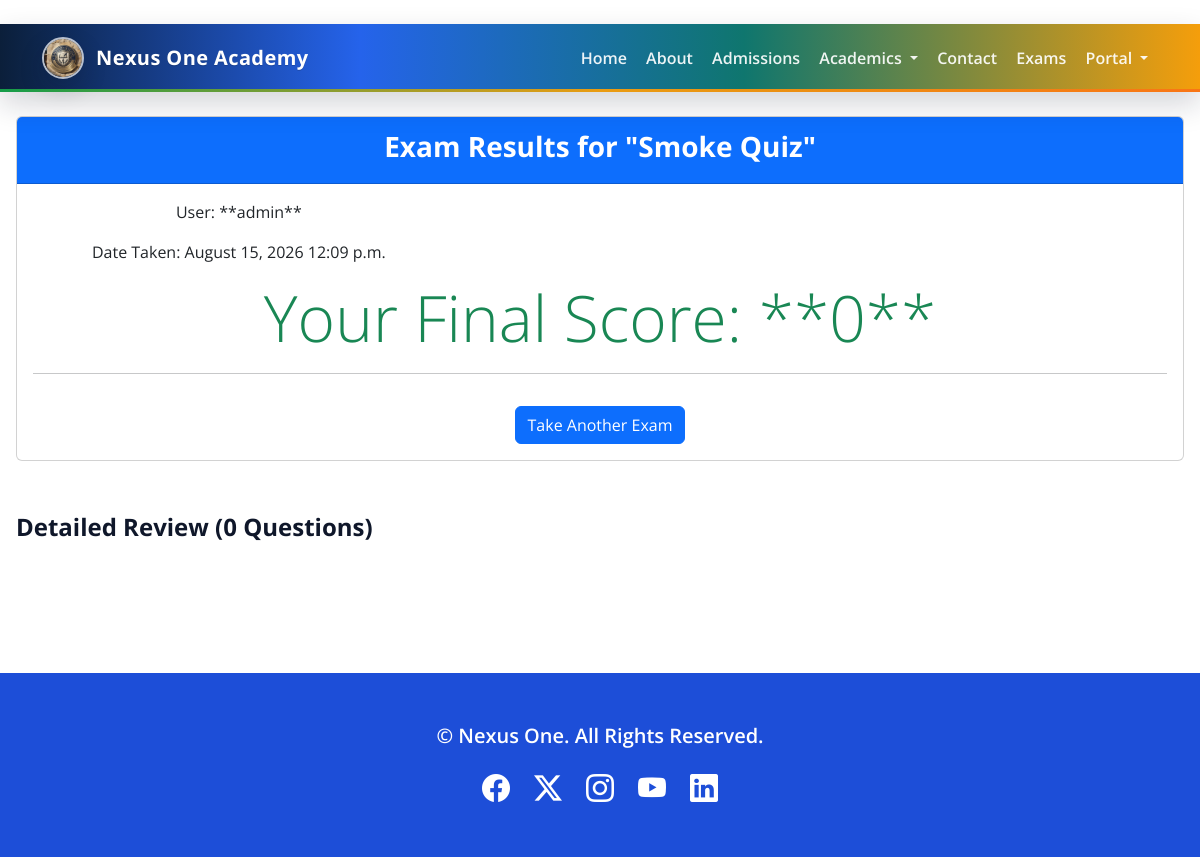
Page /exams/result/1/ (signed in) on the committed database.
### exams/models.py (models this page shows, shortened)
class Result(models.Model):
    user = models.ForeignKey(settings.AUTH_USER_MODEL, on_delete=models.CASCADE)
    quiz = models.ForeignKey(Quiz, on_delete=models.CASCADE)
    score = models.IntegerField(default=0)
    timed_out = models.BooleanField(default=False)
    date_taken = models.DateTimeField(auto_now_add=True)

class Quiz(models.Model):
    title = models.CharField(max_length=200)
    duration = models.IntegerField(null=True, blank=True, help_text='Duration in minutes. Null for no limit.')
    class Meta:
        verbose_name_plural = "Quizzes"

### accounts/models.py (models this page shows, shortened)
class User(AbstractUser):
    class Roles(models.TextChoices):
        ADMIN = 'ADMIN', 'Admin/Staff'
        TEACHER = 'TEACHER', 'Teacher'
        STUDENT = 'STUDENT', 'Student'
        PARENT = 'PARENT', 'Parent'
    role = models.CharField(
        max_length=10,
        choices=Roles.choices,
        default=Roles.STUDENT,
    )
    email = models.EmailField(unique=True)
    REQUIRED_FIELDS = ['email']

### exams/views.py (the view)
# urls.py: path('result/<int:result_id>/', views.quiz_result, name='quiz_result'),
@login_required
def quiz_result(request, result_id):
    result = get_object_or_404(Result, id=result_id, user=request.user)
    context = {
        'result': result,
        'user_answers': result.answers.all().select_related('question', 'selected_option')
    }
    return render(request, 'exams/quiz_result.html', context)

### accounts/context_processors.py (called while the page is built)
def permissions(request):
    user = getattr(request, 'user', None)
    if user is None or not user.is_authenticated:
        return {'can_manage_school_operations': False, 'user_group': None}
    return {
        'can_manage_school_operations': can_manage_school_operations(user),
        'user_group': primary_group_name(user),
    }

### accounts/permissions.py (called while the page is built)
def can_manage_school_operations(user):
    if not getattr(user, 'is_authenticated', False):
        return False
    return user.is_staff or user.has_perm(MANAGE_SCHOOL_OPERATIONS_PERM)

def primary_group_name(user):
    if not getattr(user, 'is_authenticated', False):
        return None
    group = user.groups.filter(name__in=ALL_GROUPS).values_list('name', flat=True).first()
    if group:
        return group
    return ROLE_TO_GROUP.get(str(getattr(user, 'role', '')).upper())

### birthdaygreetings/processors.py (called while the page is built)
def todays_celebrants(request):
    today = timezone.now().date()
    celebrants = BirthdayProfile.objects.filter(
        date_of_birth__month=today.month,
        date_of_birth__day=today.day,
    ).select_related('user')
    return {
        'todays_celebrants': celebrants,
    }

### exams/templates/exams/quiz_result.html (shortened to what this page needs)
{% extends "base.html" %}
{% block content %}
    <div class="card text-center">
        <div class="card-header bg-primary text-white">
            <h2>Exam Results for "{{ result.quiz.title }}"</h2>
        </div>
        <div class="card-body">
            <p class="card-text">User: **{{ result.user.username }}**</p>
            <p class="card-text">Date Taken: {{ result.date_taken|date:"F d, Y P" }}</p>
            <h1 class="display-3 text-success">
                Your Final Score: **{{ result.score }}**
            </h1>
            <hr>
            <a href="{% url 'exams:quiz_list' %}" class="btn btn-primary mt-3">Take Another Exam</a>
        </div>
    </div>
    <h3 class="mt-5">Detailed Review ({{ user_answers|length }} Questions)</h3>
{% endblock %}

### kavod/templates/base.html (style rules this page uses)
:root { --ink: #0f172a; --navy: #0b1f3a; --blue: #2563eb; --teal: #0f766e; --green: #16a34a; --amber: #f59e0b; --orange: #f97316; --paper: #f8fafc; --line: rgba(148, 163, 184, 0.25); }
* { box-sizing: border-box; }
html { scroll-behavior: smooth; }
body { margin: 0; min-height: 100vh; color: var(--ink); font-family: 'Open Sans', 'Roboto', 'Segoe UI', sans-serif; font-size: 1rem; line-height: 1.5; background: #ffffff; }
h1, h2, h3, h4, h5, h6 { font-family: 'Open Sans', 'Roboto', 'Segoe UI', sans-serif; line-height: 1.5; font-weight: 700; }
h1 { font-size: 2rem; }
h2 { font-size: 1.75rem; }
h3 { font-size: 1.5rem; }
p, .readable { max-width: 45ch; line-height: 1.5; }

### rows in the picture
Result: quiz "Smoke Quiz", user.username "admin", date_taken "August 15, 2026 12:09 p.m.", score "0"

### other values in the picture
{{ user_answers|length }} "0"
